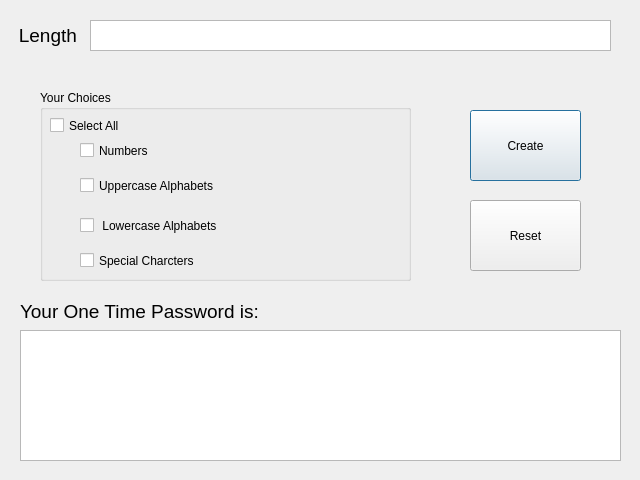
<?xml version="1.0" encoding="UTF-8"?>
<ui version="4.0">
 <class>Dialog</class>
 <widget class="QDialog" name="Dialog">
  <property name="geometry">
   <rect>
    <x>0</x>
    <y>0</y>
    <width>640</width>
    <height>480</height>
   </rect>
  </property>
  <property name="windowTitle">
   <string>One Time Password Generator</string>
  </property>
  <widget class="QGroupBox" name="groupBox">
   <property name="geometry">
    <rect>
     <x>40</x>
     <y>90</y>
     <width>371</width>
     <height>191</height>
    </rect>
   </property>
   <property name="title">
    <string>Your Choices</string>
   </property>
   <widget class="QCheckBox" name="checkBox">
    <property name="geometry">
     <rect>
      <x>40</x>
      <y>50</y>
      <width>151</width>
      <height>21</height>
     </rect>
    </property>
    <property name="text">
     <string>Numbers</string>
    </property>
   </widget>
   <widget class="QCheckBox" name="checkBox_2">
    <property name="geometry">
     <rect>
      <x>10</x>
      <y>20</y>
      <width>161</width>
      <height>31</height>
     </rect>
    </property>
    <property name="text">
     <string>Select All</string>
    </property>
   </widget>
   <widget class="QCheckBox" name="checkBox_3">
    <property name="geometry">
     <rect>
      <x>40</x>
      <y>80</y>
      <width>161</width>
      <height>31</height>
     </rect>
    </property>
    <property name="text">
     <string>Uppercase Alphabets</string>
    </property>
   </widget>
   <widget class="QCheckBox" name="checkBox_4">
    <property name="geometry">
     <rect>
      <x>40</x>
      <y>120</y>
      <width>161</width>
      <height>31</height>
     </rect>
    </property>
    <property name="text">
     <string> Lowercase Alphabets</string>
    </property>
   </widget>
   <widget class="QCheckBox" name="checkBox_5">
    <property name="geometry">
     <rect>
      <x>40</x>
      <y>160</y>
      <width>141</width>
      <height>21</height>
     </rect>
    </property>
    <property name="text">
     <string>Special Charcters</string>
    </property>
   </widget>
  </widget>
  <widget class="QTextBrowser" name="textBrowser">
   <property name="geometry">
    <rect>
     <x>20</x>
     <y>330</y>
     <width>601</width>
     <height>131</height>
    </rect>
   </property>
  </widget>
  <widget class="QLabel" name="label">
   <property name="geometry">
    <rect>
     <x>10</x>
     <y>20</y>
     <width>81</width>
     <height>31</height>
    </rect>
   </property>
   <property name="text">
    <string>&lt;html&gt;&lt;head/&gt;&lt;body&gt;&lt;p align=&quot;center&quot;&gt;&lt;span style=&quot; font-size:14pt;&quot;&gt;Length &lt;/span&gt;&lt;/p&gt;&lt;/body&gt;&lt;/html&gt;</string>
   </property>
  </widget>
  <widget class="QTextEdit" name="textEdit">
   <property name="geometry">
    <rect>
     <x>90</x>
     <y>20</y>
     <width>521</width>
     <height>31</height>
    </rect>
   </property>
   <property name="html">
    <string>&lt;!DOCTYPE HTML PUBLIC &quot;-//W3C//DTD HTML 4.0//EN&quot; &quot;http://www.w3.org/TR/REC-html40/strict.dtd&quot;&gt;
&lt;html&gt;&lt;head&gt;&lt;meta name=&quot;qrichtext&quot; content=&quot;1&quot; /&gt;&lt;style type=&quot;text/css&quot;&gt;
p, li { white-space: pre-wrap; }
&lt;/style&gt;&lt;/head&gt;&lt;body style=&quot; font-family:'MS Shell Dlg 2'; font-size:8.25pt; font-weight:400; font-style:normal;&quot;&gt;
&lt;p style=&quot;-qt-paragraph-type:empty; margin-top:0px; margin-bottom:0px; margin-left:0px; margin-right:0px; -qt-block-indent:0; text-indent:0px; font-size:8pt;&quot;&gt;&lt;br /&gt;&lt;/p&gt;&lt;/body&gt;&lt;/html&gt;</string>
   </property>
  </widget>
  <widget class="QLabel" name="label_2">
   <property name="geometry">
    <rect>
     <x>20</x>
     <y>300</y>
     <width>251</width>
     <height>21</height>
    </rect>
   </property>
   <property name="text">
    <string>&lt;html&gt;&lt;head/&gt;&lt;body&gt;&lt;p&gt;&lt;span style=&quot; font-size:14pt;&quot;&gt;Your One Time Password is:&lt;/span&gt;&lt;/p&gt;&lt;/body&gt;&lt;/html&gt;</string>
   </property>
   <property name="scaledContents">
    <bool>true</bool>
   </property>
  </widget>
  <widget class="QPushButton" name="pushButton">
   <property name="geometry">
    <rect>
     <x>470</x>
     <y>110</y>
     <width>111</width>
     <height>71</height>
    </rect>
   </property>
   <property name="text">
    <string>Create</string>
   </property>
  </widget>
  <widget class="QPushButton" name="pushButton_2">
   <property name="geometry">
    <rect>
     <x>470</x>
     <y>200</y>
     <width>111</width>
     <height>71</height>
    </rect>
   </property>
   <property name="text">
    <string>Reset</string>
   </property>
  </widget>
 </widget>
 <resources/>
 <connections/>
</ui>
